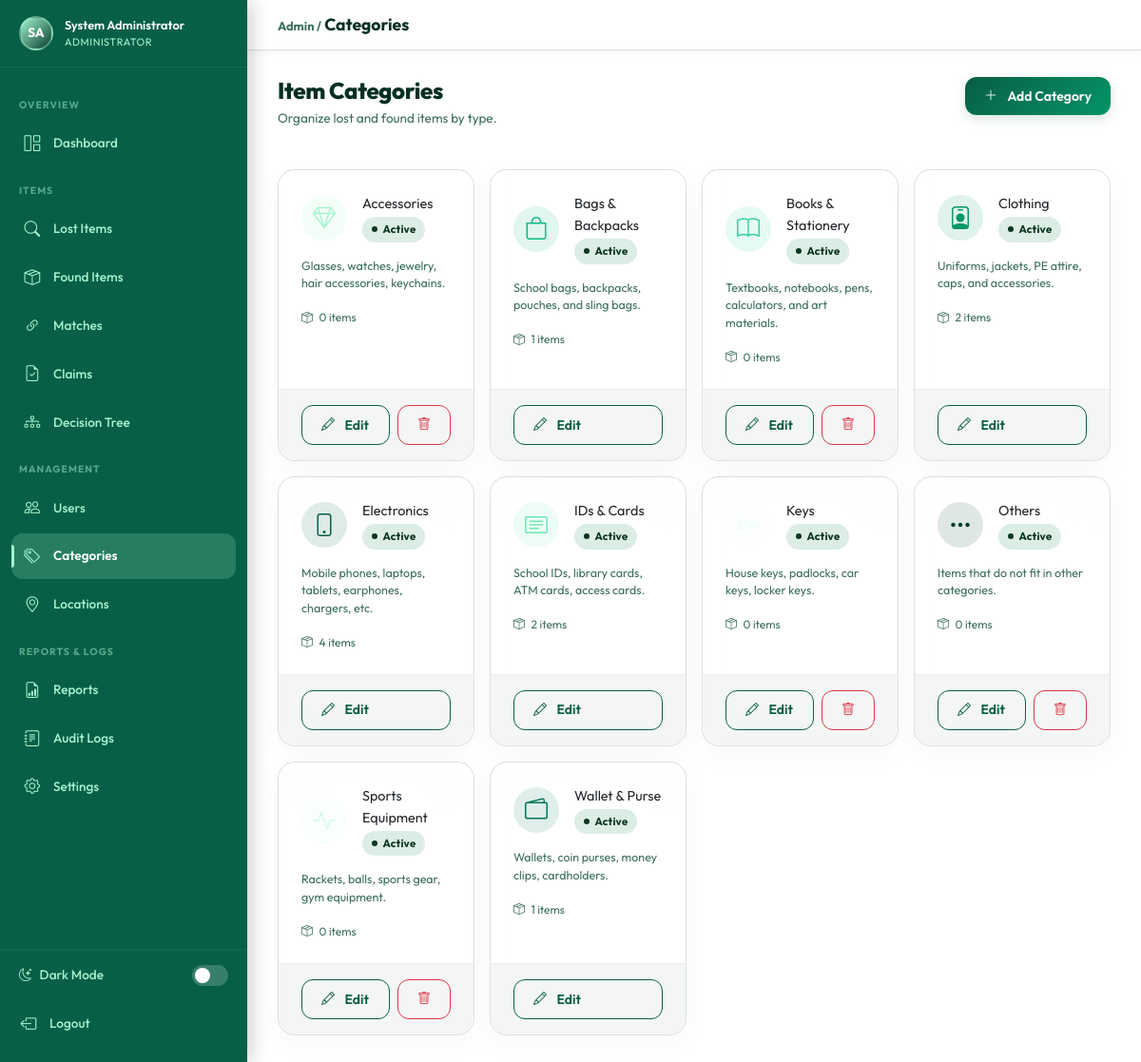
Screenshot of /admin/categories.php (signed in) with the database file from the repository.
### tables this page shows
CREATE TABLE IF NOT EXISTS `users` (
    `id`              INT UNSIGNED    NOT NULL AUTO_INCREMENT,
    `name`            VARCHAR(100)    NOT NULL,
    `email`           VARCHAR(150)    NOT NULL,
    `password`        VARCHAR(255)    NOT NULL,
    `role`            ENUM('admin','student','security') NOT NULL DEFAULT 'student',
    `student_id`      VARCHAR(50)     NULL DEFAULT NULL,
    `phone`           VARCHAR(20)     NULL DEFAULT NULL,
    `profile_photo`   VARCHAR(255)    NULL DEFAULT NULL,
    `status`          ENUM('active','inactive','suspended') NOT NULL DEFAULT 'active',
    `remember_token`  VARCHAR(100)    NULL DEFAULT NULL,
    `last_login`      DATETIME        NULL DEFAULT NULL,
    `created_at`      DATETIME        NOT NULL DEFAULT CURRENT_TIMESTAMP,
    `updated_at`      DATETIME        NOT NULL DEFAULT CURRENT_TIMESTAMP ON UPDATE CURRENT_TIMESTAMP,
    PRIMARY KEY (`id`),
    UNIQUE KEY `uq_email` (`email`),
    KEY `idx_role`   (`role`),
    KEY `idx_status` (`status`)
);

CREATE TABLE IF NOT EXISTS `categories` (
    `id`          INT UNSIGNED NOT NULL AUTO_INCREMENT,
    `name`        VARCHAR(100) NOT NULL,
    `description` TEXT         NULL DEFAULT NULL,
    `icon`        VARCHAR(50)  NOT NULL DEFAULT 'bi-tag',
    `color`       VARCHAR(20)  NOT NULL DEFAULT '#065F46',
    `status`      ENUM('active','inactive') NOT NULL DEFAULT 'active',
    `created_at`  DATETIME     NOT NULL DEFAULT CURRENT_TIMESTAMP,
    PRIMARY KEY (`id`),
    UNIQUE KEY `uq_name` (`name`),
    KEY `idx_status` (`status`)
);

### includes/auth.php (called while the page is built, shortened)
<?php
require_once __DIR__ . '/../config/database.php';
function isLoggedIn(): bool
{
    return isset($_SESSION['user_id']) && isset($_SESSION['role']);
}
function currentUser(): array
{
    static $user = null;
    if ($user === null) {
        $user = db()->fetchOne(
            'SELECT id, name, email, role, student_id, phone, profile_photo, status FROM users WHERE id = ? AND status = "active"',
            [$_SESSION['user_id']]
        );
    }
    return $user;
}
if (!function_exists('userInitials')) {
    function userInitials(string $name): string
    {
        $parts = explode(' ', trim($name));
        $initials = '';
        foreach (array_slice($parts, 0, 2) as $part) {
            $initials .= strtoupper($part[0] ?? '');
        }
        return $initials ?: '?';
    }
}
$user = isLoggedIn() ? currentUser() : [];

### config/database.php (called while the page is built, shortened)
<?php
class Database
{
    private static ?Database $instance = null;
    private PDO $connection;
    private function __construct()
    {
        $dsn = sprintf(
            'mysql:host=%s;port=%s;dbname=%s;charset=%s',
            DB_HOST, DB_PORT, DB_NAME, DB_CHARSET
        );
        $options = [
            PDO::ATTR_ERRMODE            => PDO::ERRMODE_EXCEPTION,
            PDO::ATTR_DEFAULT_FETCH_MODE => PDO::FETCH_ASSOC,
            PDO::ATTR_EMULATE_PREPARES   => false,
            PDO::MYSQL_ATTR_INIT_COMMAND => "SET NAMES utf8mb4 COLLATE utf8mb4_unicode_ci",
        ];
        try {
            $this->connection = new PDO($dsn, DB_USER, DB_PASS, $options);
        } catch (PDOException $e) {
            if (APP_DEBUG) {
                die('<div style="background:#f8d7da;color:#721c24;padding:1rem;font-family:monospace;border-radius:4px;">
                    <strong>Database Connection Failed:</strong><br>' . htmlspecialchars($e->getMessage()) . '
                </div>');
            }
            die('A database error occurred. Please try again later.');
        }
    }
    public static function getInstance(): Database
    {
        if (self::$instance === null) {
            self::$instance = new self();
        }
        return self::$instance;
    }
    public function query(string $sql, array $params = []): PDOStatement
    {
        $stmt = $this->connection->prepare($sql);
        $stmt->execute($params);
        return $stmt;
    }
    public function fetchOne(string $sql, array $params = []): array|false
    {
        return $this->query($sql, $params)->fetch();
    }
    public function fetchAll(string $sql, array $params = []): array
    {
        return $this->query($sql, $params)->fetchAll();
    }
}
function db(): Database
{
    return Database::getInstance();
}

### admin/categories.php (the view, shortened to what this page needs)
<?php
$activePage = 'categories';
require_once __DIR__ . '/../config/database.php';
require_once __DIR__ . '/../includes/auth.php';
require_once __DIR__ . '/../includes/functions.php';
$categories = db()->fetchAll(
    'SELECT c.*, (SELECT COUNT(*) FROM lost_items WHERE category_id=c.id)+(SELECT COUNT(*) FROM found_items WHERE category_id=c.id) AS item_count
     FROM categories c ORDER BY c.name ASC'
);
include __DIR__ . '/../includes/header.php';
include __DIR__ . '/../includes/sidebar_admin.php';
?>
<div class="main-content">
  <div class="topbar">
    <div class="topbar-title"><span class="text-muted-sm">Admin /</span> Categories</div>
  </div>
  <div class="content-area">
    <div class="page-header">
      <div>
        <h1 class="page-title">Item Categories</h1>
        <p class="page-subtitle">Organize lost and found items by type.</p>
      </div>
      <button class="btn btn-primary" data-bs-toggle="modal" data-bs-target="#createCatModal">
        <i class="bi bi-plus-lg me-1"></i> Add Category
      </button>
    </div>
    <div class="row g-3">
      <?php foreach ($categories as $cat): ?>
      <div class="col-sm-6 col-md-4 col-xl-3">
        <div class="card h-100">
          <div class="card-body">
            <div class="d-flex align-items-center gap-3 mb-3">
              <div class="stat-icon" style="background:<?= e($cat['color']) ?>20;color:<?= e($cat['color']) ?>;width:48px;height:48px;">
                <i class="bi <?= e($cat['icon']) ?>"></i>
              </div>
              <div>
                <div class="fw-700" style="font-size:.9rem;"><?= e($cat['name']) ?></div>
                <?= statusBadge($cat['status']) ?>
              </div>
            </div>
            <?php if ($cat['description']): ?>
            <p style="font-size:.78rem;color:var(--text-muted);"><?= e($cat['description']) ?></p>
            <?php endif; ?>
            <div style="font-size:.75rem;color:var(--text-muted);">
              <i class="bi bi-box-seam me-1"></i> <?= number_format((int)$cat['item_count']) ?> items
            </div>
          </div>
          <div class="card-footer d-flex gap-2">
            <button class="btn btn-sm btn-outline-primary flex-grow-1"
                    data-bs-toggle="modal" data-bs-target="#editCatModal"
                    data-id="<?= $cat['id'] ?>" data-name="<?= e($cat['name']) ?>"
                    data-desc="<?= e($cat['description'] ?? '') ?>" data-icon="<?= e($cat['icon']) ?>"
                    data-color="<?= e($cat['color']) ?>" data-status="<?= e($cat['status']) ?>">
              <i class="bi bi-pencil me-1"></i> Edit
            </button>
            <?php if ((int)$cat['item_count'] === 0): ?>
            <form method="POST" class="d-inline" onsubmit="return confirmDelete('Delete category?')">
              <button class="btn btn-sm btn-outline-danger"><i class="bi bi-trash"></i></button>
            </form>
            <?php endif; ?>
          </div>
        </div>
      </div>
      <?php endforeach; ?>
    </div>
  </div>
</div>
<?php include __DIR__ . '/../includes/footer.php'; ?>

### includes/sidebar_admin.php (shortened to what this page needs)
<?php
require_once __DIR__ . '/../includes/auth.php';
require_once __DIR__ . '/../includes/functions.php';
require_once __DIR__ . '/../includes/notifications.php';
$u = currentUser();
$activePage = $activePage ?? '';
function adminNavLink(string $href, string $icon, string $label, string $page, string $active, int $badge = 0): string {
    $cls = $page === $active ? ' active' : '';
    $b   = $badge > 0 ? "<span class='nav-badge'>{$badge}</span>" : '';
    return "<li class='nav-item'>
              <a href='{$href}' class='nav-link-sidebar{$cls}'>
                <i class='bi {$icon}'></i> {$label} {$b}
              </a>
            </li>";
}
$pendingClaims   = db()->fetchOne('SELECT COUNT(*) AS c FROM claims WHERE status="pending"')['c'] ?? 0;
$pendingMatches  = db()->fetchOne('SELECT COUNT(*) AS c FROM matches WHERE status="pending"')['c'] ?? 0;
?>
<nav class="sidebar" id="sidebar">
  <div class="sidebar-user">
    <div class="sidebar-avatar"><?= userInitials($u['name']) ?></div>
    <div>
      <div class="sidebar-user-name"><?= e($u['name']) ?></div>
      <div class="sidebar-user-role">Administrator</div>
    </div>
  </div>
  <ul class="sidebar-nav list-unstyled">
    <span class="nav-section-label">Overview</span>
    <?= adminNavLink(BASE_URL.'/admin/dashboard.php',   'bi-grid-1x2',       'Dashboard',   'dashboard',   $activePage) ?>
    <span class="nav-section-label">Items</span>
    <?= adminNavLink(BASE_URL.'/admin/reports.php?type=lost',  'bi-search',   'Lost Items',  'lost',        $activePage) ?>
    <?= adminNavLink(BASE_URL.'/admin/reports.php?type=found', 'bi-box-seam', 'Found Items', 'found',       $activePage) ?>
    <?= adminNavLink(BASE_URL.'/admin/reports.php?type=match', 'bi-link-45deg','Matches',    'matches',     $activePage, (int)$pendingMatches) ?>
    <?= adminNavLink(BASE_URL.'/admin/claims.php',      'bi-file-earmark-check','Claims',   'claims',      $activePage, (int)$pendingClaims) ?>
    <?= adminNavLink(BASE_URL.'/admin/decision_tree.php', 'bi-diagram-3', 'Decision Tree', 'decision_tree', $activePage) ?>
    <span class="nav-section-label">Management</span>
    <?= adminNavLink(BASE_URL.'/admin/users.php',       'bi-people',         'Users',       'users',       $activePage) ?>
    <?= adminNavLink(BASE_URL.'/admin/categories.php',  'bi-tags',           'Categories',  'categories',  $activePage) ?>
    <?= adminNavLink(BASE_URL.'/admin/locations.php',   'bi-geo-alt',        'Locations',   'locations',   $activePage) ?>
    <span class="nav-section-label">Reports & Logs</span>
    <?= adminNavLink(BASE_URL.'/admin/reports.php',     'bi-file-earmark-bar-graph','Reports','reports',   $activePage) ?>
    <?= adminNavLink(BASE_URL.'/admin/audit_logs.php',  'bi-journal-text',   'Audit Logs',  'audit',       $activePage) ?>
    <?= adminNavLink(BASE_URL.'/admin/settings.php',    'bi-gear',           'Settings',    'settings',    $activePage) ?>
  </ul>
  <div class="sidebar-footer">
    <div class="d-flex align-items-center justify-content-between px-2 mb-3">
      <span style="font-size: 0.85rem; color: var(--sidebar-text); font-weight: 500;">
        <i class="bi bi-moon-stars me-2"></i>Dark Mode
      </span>
      <button class="dark-toggle <?= $isDark ? 'active' : '' ?>" id="darkToggle" aria-label="Toggle dark mode"></button>
    </div>
    <a href="<?= BASE_URL ?>/logout.php" class="nav-link-sidebar px-2">
      <i class="bi bi-box-arrow-left"></i> Logout
    </a>
  </div>
</nav>

### includes/functions.php (shortened to what this page needs)
<?php
require_once __DIR__ . '/../config/database.php';
function e(mixed $val): string
{
    return htmlspecialchars((string)($val ?? ''), ENT_QUOTES | ENT_HTML5, 'UTF-8');
}
function statusBadge(string $status): string
{
    $labels = [
        'pending'   => 'Pending',
        'active'    => 'Active',
        'matched'   => 'Matched',
        'claimed'   => 'Claimed',
        'closed'    => 'Closed',
        'approved'  => 'Approved',
        'rejected'  => 'Rejected',
        'released'  => 'Released',
        'confirmed' => 'Confirmed',
        'inactive'  => 'Inactive',
        'suspended' => 'Suspended',
    ];
    $label = $labels[$status] ?? ucfirst($status);
    return "<span class='badge-status badge-{$status}'>" . e($label) . "</span>";
}

### rows the page displays
users: name "SA", name "System Administrator"
categories: name "Accessories", status "Active", description "Glasses, watches, jewelry, hair accessories, keychains.", item_count "0"
categories: name "Bags & Backpacks", status "Active", description "School bags, backpacks, pouches, and sling bags.", item_count "1"
categories: name "Books & Stationery", status "Active", description "Textbooks, notebooks, pens, calculators, and art materials.", item_count "0"
categories: name "Clothing", status "Active", description "Uniforms, jackets, PE attire, caps, and accessories.", item_count "2"
categories: name "Electronics", status "Active", description "Mobile phones, laptops, tablets, earphones, chargers, etc.", item_count "4"
categories: name "IDs & Cards", status "Active", description "School IDs, library cards, ATM cards, access cards.", item_count "2"
categories: name "Keys", status "Active", description "House keys, padlocks, car keys, locker keys.", item_count "0"
categories: name "Others", status "Active", description "Items that do not fit in other categories.", item_count "0"
categories: name "Sports Equipment", status "Active", description "Rackets, balls, sports gear, gym equipment.", item_count "0"
categories: name "Wallet & Purse", status "Active", description "Wallets, coin purses, money clips, cardholders.", item_count "1"

### other values shown
$label "Dashboard Lost Items Found Items Matches Claims Decision Tree Users Categories Locations Reports Audit Logs Settings"
